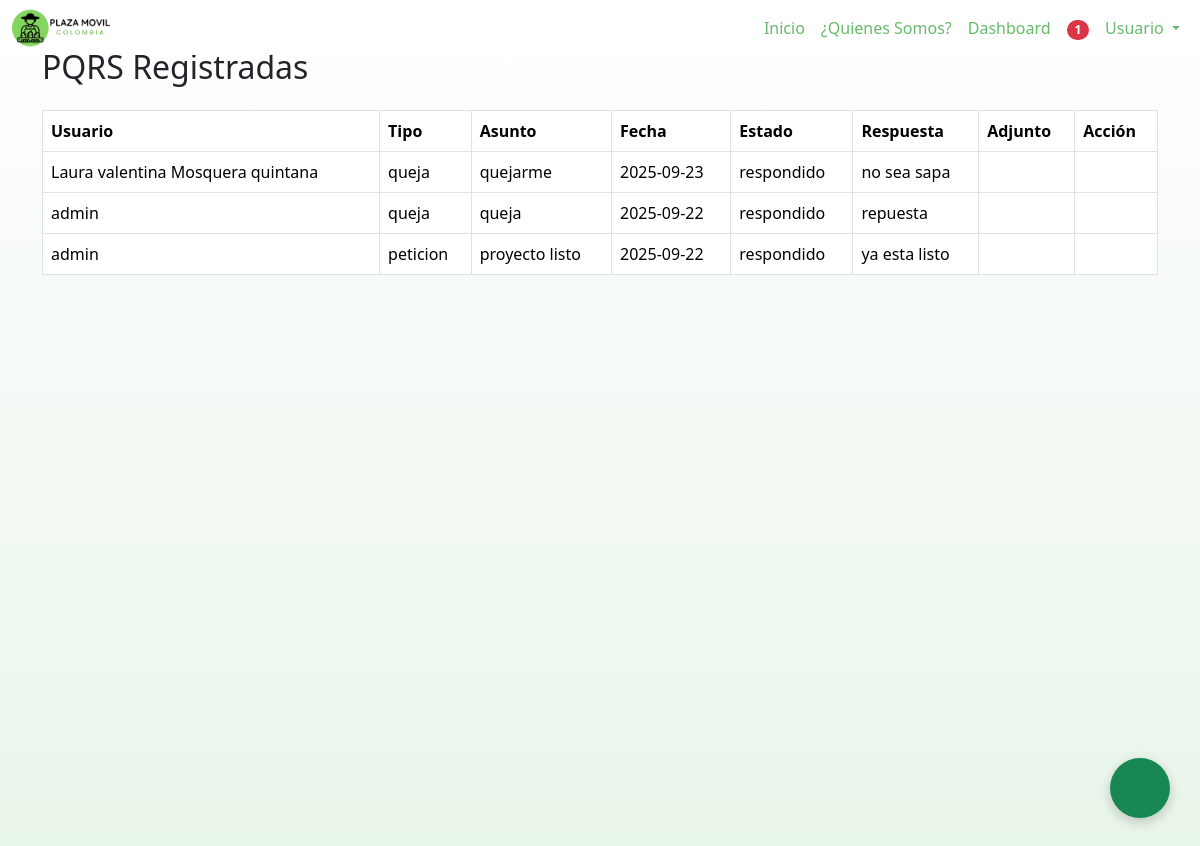
The page /view/admin_pqrs.php (signed in) on the database its author committed.
### tables this page shows
CREATE TABLE `pqrs` (
  `id_pqrs` int(11) NOT NULL,
  `id_usuario` int(10) DEFAULT NULL,
  `tipo` varchar(20) DEFAULT NULL,
  `asunto` varchar(150) DEFAULT NULL,
  `descripcion` varchar(250) DEFAULT NULL,
  `fecha` date DEFAULT NULL,
  `estado` varchar(20) DEFAULT NULL,
  `respuesta` varchar(250) DEFAULT NULL,
  `fecha_respuesta` date DEFAULT NULL,
  `adjunto` varchar(250) DEFAULT NULL
);

CREATE TABLE `usuarios` (
  `id_usuario` int(11) NOT NULL,
  `nombre_completo` varchar(50) DEFAULT NULL,
  `email` varchar(50) DEFAULT NULL,
  `telefono` varchar(20) DEFAULT NULL,
  `id_rol` int(2) DEFAULT NULL,
  `numero_documento` varchar(50) DEFAULT NULL,
  `username` varchar(50) DEFAULT NULL,
  `password` varchar(255) DEFAULT NULL,
  `tipo_documento` varchar(50) DEFAULT NULL,
  `fecha_nacimiento` varchar(50) DEFAULT NULL,
  `Foto` varchar(250) DEFAULT NULL
);

### model/pqrs_model.php (called while the page is built, shortened)
<?php
require_once '../config/conexion.php';
class PQRSModel {
    public static function obtenerTodas() {
        global $pdo;
        $stmt = $pdo->query("SELECT pqrs.*, u.nombre_completo FROM pqrs JOIN usuarios u ON pqrs.id_usuario = u.id_usuario ORDER BY fecha DESC");
        return $stmt->fetchAll(PDO::FETCH_ASSOC);
    }
}
?>

### view/admin_pqrs.php (the view, shortened to what this page needs)
<?php
require_once '../model/pqrs_model.php';
$pqrs = PQRSModel::obtenerTodas();
?>
<!DOCTYPE html>
<html lang="es">
<head>
    <link href="https://cdn.jsdelivr.net/npm/bootstrap@5.3.7/dist/css/bootstrap.min.css" rel="stylesheet">
    <link rel="stylesheet" href="/Plaza-M-vil-3.1/css/styles.css">
</head>
<body>
<?php include '../navbar.php'; ?>
<div class="container mt-5">
    <h2 class="mb-4">PQRS Registradas</h2>
    <?php if (empty($pqrs)): ?>
        <div class="alert alert-info">No hay PQRS registradas.</div>
    <?php else: ?>
        <table class="table table-bordered">
            <thead>
                <tr>
                    <th>Usuario</th>
                    <th>Tipo</th>
                    <th>Asunto</th>
                    <th>Fecha</th>
                    <th>Estado</th>
                    <th>Respuesta</th>
                    <th>Adjunto</th>
                    <th>Acción</th>
                </tr>
            </thead>
            <tbody>
                <?php foreach ($pqrs as $item): ?>
                <tr>
                    <td><?= htmlspecialchars($item['nombre_completo']) ?></td>
                    <td><?= htmlspecialchars($item['tipo']) ?></td>
                    <td><?= htmlspecialchars($item['asunto']) ?></td>
                    <td><?= htmlspecialchars($item['fecha']) ?></td>
                    <td><?= htmlspecialchars($item['estado']) ?></td>
                    <td><?= htmlspecialchars($item['respuesta']) ?></td>
                    <td>
                    </td>
                    <td>
                    </td>
                </tr>
                <?php endforeach; ?>
            </tbody>
        </table>
    <?php endif; ?>
</div>
</body>
</html>

### css/styles.css (style rules this page uses)
body { background: linear-gradient(180deg, #ffffff 0%, #e8f5e9 100%); min-height: 100vh; }

### rows shown on the page
pqrs: id_usuario.nombre_completo "Laura valentina Mosquera quintana", tipo "queja", asunto "quejarme", fecha "2025-09-23", estado "respondido", respuesta "no sea sapa"
pqrs: id_usuario.nombre_completo "admin", tipo "queja", asunto "queja", fecha "2025-09-22", estado "respondido", respuesta "repuesta"
pqrs: id_usuario.nombre_completo "admin", tipo "peticion", asunto "proyecto listo", fecha "2025-09-22", estado "respondido", respuesta "ya esta listo"

### other values the page prints
$totalProductos "1"
